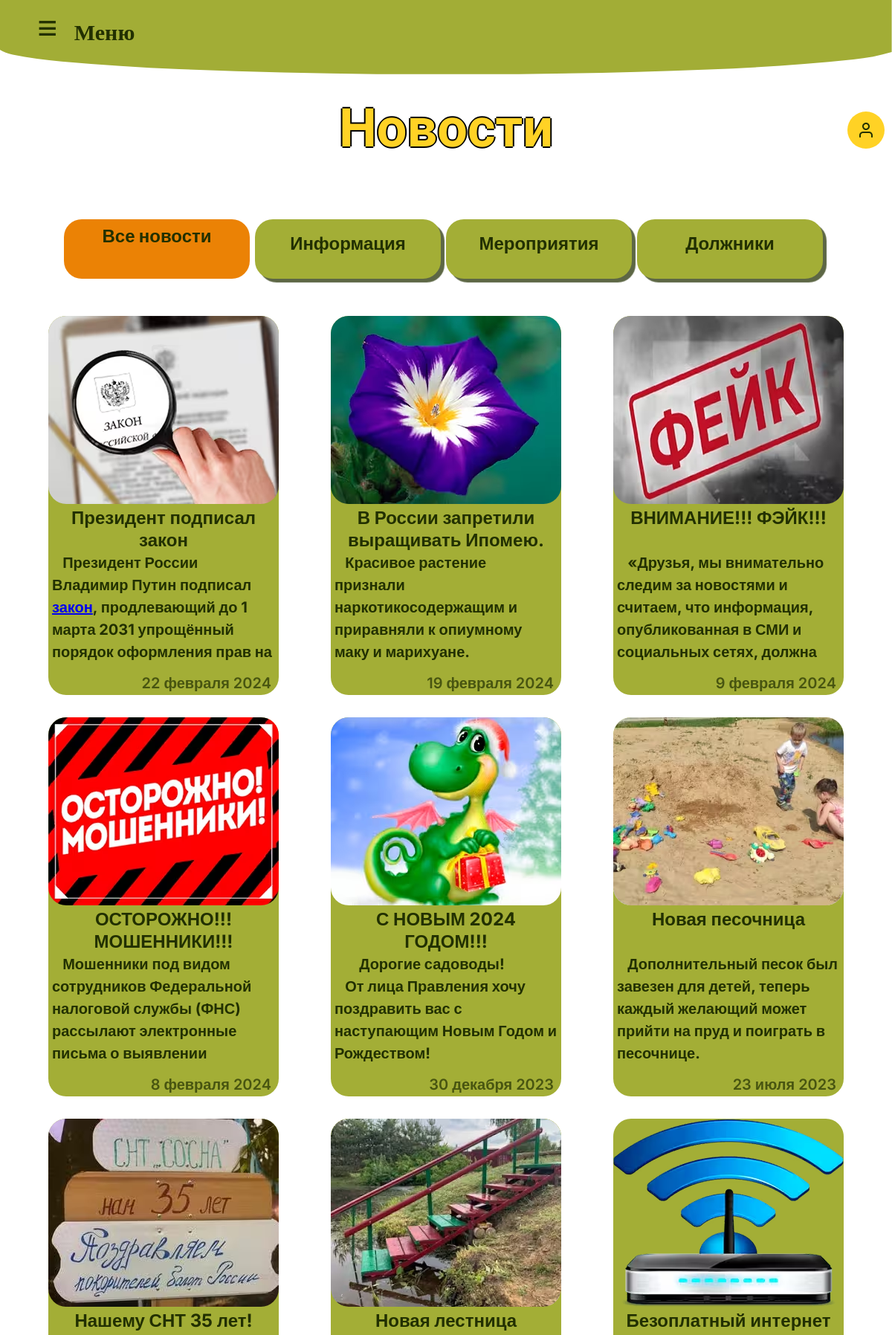
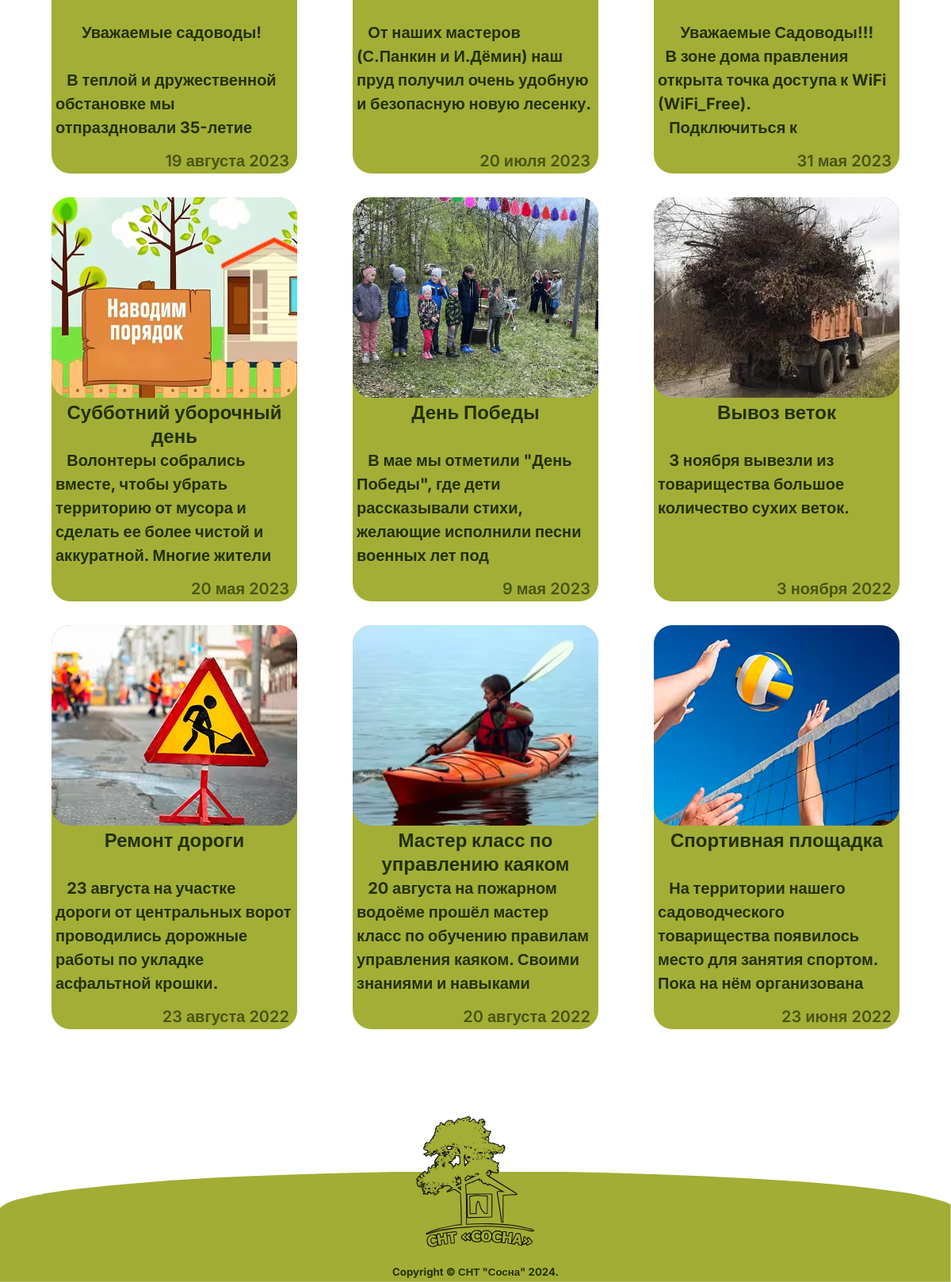
Page /pages/news.php on the committed database (2 pictures, top to bottom).
### tables this page shows
CREATE TABLE IF NOT EXISTS `events` (
  `number` int(11) NOT NULL,
  `heading` text NOT NULL,
  `description` text NOT NULL,
  `image` text NOT NULL,
  `date` date NOT NULL,
  `filter` text NOT NULL
);

### pages/news.php (the view, shortened to what this page needs)
<?php
require_once("../database/database.php");
?>
<!DOCTYPE html>
<html lang="ru">
<head>
    <link rel="stylesheet" href="../style/style.css">
    <link rel="stylesheet" href="../style/media.css" type="text/css">
        <link rel="stylesheet" href="../style/media_login_form.css" type="text/css">
</head>
<body>
      <?php
    require_once('header.php');
    ?>
    <main>
        <div class="block__point">
            <div class="container">
                <h2 class="shadow__max">Новости</h2>
                <div class="point">
                    <h3 id="but1n" class="active__point point__h3">Все новости</h3>
                    <h3 id="but2n" class="point__h3">Информация</h3>
                    <h3 id="but3n" class="point__h3">Мероприятия</h3>
                    <h3 id="but4n" class="point__h3">Должники</h3>
                </div>
            </div>
        </div>
         <section class="events">
            <div class="container">
                <div id="info__block1n" class="events__cards">
                <?php
                        $arr = mysqli_query($mysql, "SELECT * FROM `events` WHERE `filter` IN ('news', 'events') ORDER BY `number` DESC limit 15");
                        $arr = mysqli_fetch_all($arr);
                        foreach ($arr as &$value) {
                        ?>
                            <div class="card">
                                <img src="../<?= $value[3] ?>" alt="мероприятие">
                                <h3><?= $value[1] ?></h3>
                                <div class="truncate">
                                    <p><?= $value[2] ?></p>
                                </div>
                                <span><?php $var=$value[4]; format_vremeni($var); echo format_vremeni($var)?></span>
                            </div>
                        <?php
                        }
                        ?>
                </div>
            </div>
        </section>
    </main>
    <?php
    require_once('footer.php');
     ?>
</body>
</html>

### style/style.css (style rules this page uses)
*, *:before, *:after { box-sizing: border-box; transition: .5s ease-in-out; }
.truncate p { margin: 0; overflow: hidden; }
body { margin: 0; font-family: 'Inter', sans-serif; font-size: 15px; color: #223001; }
h1, h2, h3, h4, h5, h6 { margin: 0; }
.container { margin: 0 auto; width: 95%; max-width: 1600px; }
.container:after { content: ""; display: table; clear: both; }
main { margin-top:100px; }
.container h2 { font-size: 6vw; padding-bottom: 50px; }
h2 { font-family: 'Ruslan Display'; color: #FFD225; font-size:48px; text-align:center; }
.events__cards { display:flex; justify-content: space-around; flex-wrap: wrap; }
.events__cards h3 { font-size: 30px; }
.card { width:310px; height:510px; background-color:#A3AE36; border-radius:24px; margin: 0 5px 30px 5px; transition: box-shadow .3s; }
.card img { width:310px; height:253px; border-radius:24px; }
.card h3 { font-size:24px; color:#223001; line-height:30px; font-weight:700; padding:0 10px; text-align: center; height:50px; }
.card p { font-size: 20px; font-weight:700; line-height:30px; padding: 10px 5px 0 5px; margin:0px; height:165px; }
.card span { display:block; color: #223001; opacity: 70%; font-size:20px; font-weight: 600; text-align:right; padding:10px 10px 0 0 ; }
.block__point { margin-bottom:50px; }
.shadow__max { padding-top: 30px; text-shadow: 2px 0 black, 0 -2px black, -2px 0 black, 0 2px black; }
.point { display: flex; flex-wrap: wrap; justify-content: center; }
.point__h3 { margin-top:30px; width:250px; height:80px; background-color: #A3AE36; padding: 15px; box-shadow: 5px 5px 1px #5D6745; border-radius: 24px; text-align:center; line-height: 35px; margin-right: 7px; font-size:24px; font-weight:800; transition: box-shadow .1s linear; }
.active__point { background-color: #EB8205; color: #223001; box-shadow:none; line-height: 35px; padding: 5px; }

### style/media_login_form.css (style rules this page uses)
* { padding: 0; margin: 0; box-sizing: border-box; }

### rows in the picture
events: image (picture), heading "Президент подписал закон", description "Президент России Владимир Путин подписал закон , продлевающий до 1 марта 2031 упрощённый порядок оформления прав на…", date "22 февраля 2024"
events: image (picture), heading "В России запретили выращивать Ипомею.", description "Красивое растение признали наркотикосодержащим и приравняли к опиумному маку и марихуане.", date "19 февраля 2024"
events: image (picture), heading "ВНИМАНИЕ!!! ФЭЙК!!!", description "«Друзья, мы внимательно следим за новостями и считаем, что информация, опубликованная в СМИ и социальных сетях, должна…", date "9 февраля 2024"
events: image (picture), heading "ОСТОРОЖНО!!! МОШЕННИКИ!!!", description "Мошенники под видом сотрудников Федеральной налоговой службы (ФНС) рассылают электронные письма о выявлении…", date "8 февраля 2024"
events: image (picture), heading "С НОВЫМ 2024 ГОДОМ!!!", description "Дорогие садоводы! От лица Правления хочу поздравить вас с наступающим Новым Годом и Рождеством!", date "30 декабря 2023"
events: image (picture), heading "Новая песочница", description "Дополнительный песок был завезен для детей, теперь каждый желающий может прийти на пруд и поиграть в песочнице.", date "23 июля 2023"
events: image (picture), heading "Нашему СНТ 35 лет!", description "Уважаемые садоводы! В теплой и дружественной обстановке мы отпраздновали 35-летие…", date "19 августа 2023"
events: image (picture), heading "Новая лестница", description "От наших мастеров (С.Панкин и И.Дёмин) наш пруд получил очень удобную и безопасную новую лесенку.", date "20 июля 2023"
events: image (picture), heading "Безоплатный интернет", description "Уважаемые Садоводы!!! В зоне дома правления открыта точка доступа к WiFi (WiFi_Free). Подключиться к…", date "31 мая 2023"
events: image (picture), heading "Субботний уборочный день", description "Волонтеры собрались вместе, чтобы убрать территорию от мусора и сделать ее более чистой и аккуратной. Многие жители…", date "20 мая 2023"
events: image (picture), heading "День Победы", description "В мае мы отметили \"День Победы\", где дети рассказывали стихи, желающие исполнили песни военных лет под…", date "9 мая 2023"
events: image (picture), heading "Вывоз веток", description "3 ноября вывезли из товарищества большое количество сухих веток.", date "3 ноября 2022"
events: image (picture), heading "Ремонт дороги", description "23 августа на участке дороги от центральных ворот проводились дорожные работы по укладке асфальтной крошки.", date "23 августа 2022"
events: image (picture), heading "Мастер класс по управлению каяком", description "20 августа на пожарном водоёме прошёл мастер класс по обучению правилам управления каяком. Своими знаниями и навыками…", date "20 августа 2022"
events: image (picture), heading "Спортивная площадка", description "На территории нашего садоводческого товарищества появилось место для занятия спортом. Пока на нём организована…", date "23 июня 2022"
